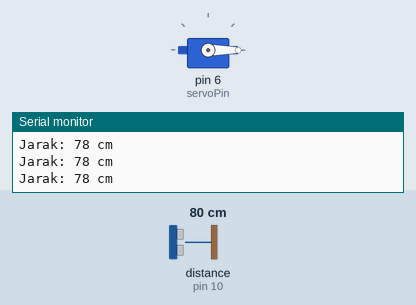
Recording of a sketch running on a simulated Arduino Uno, built with avr-gcc and run on an emulated ATmega328P. Shown: servo, the last lines printed to the serial monitor. Wiring (inferred from the names in the program): ultrasonic range finder: trigger pin 9; echo pin 10. The inputs (shaded band) are chosen by the test bench; at power-on: distance to the obstacle (sensor on pin 10) 80 cm. The echo pulse lasts 58.3 µs per cm.

Above: at 1.2 s.
1.3 s: distance to the obstacle (sensor on pin 10) set to 32 cm
2.8 s: distance to the obstacle (sensor on pin 10) set to 27 cm
At 3.9 s:
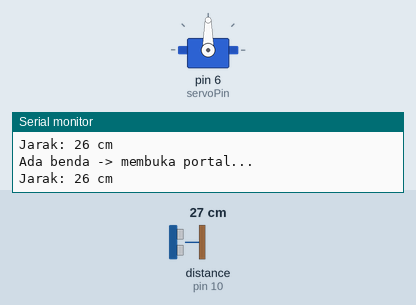
5.0 s: distance to the obstacle (sensor on pin 10) set to 35 cm
At 5.63 s:
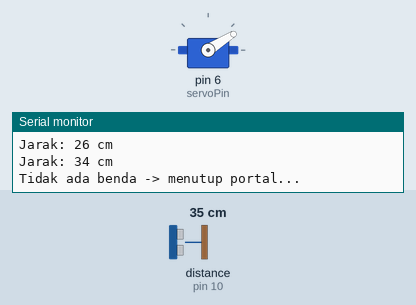
6.6 s: distance to the obstacle (sensor on pin 10) set to 2 cm
At 6.84 s:
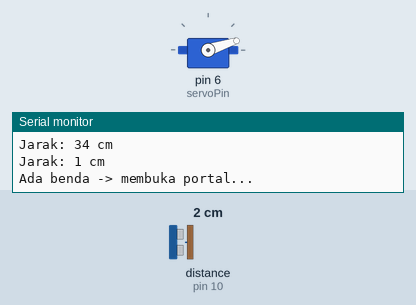
8.8 s: distance to the obstacle (sensor on pin 10) set to 60 cm
At 9.14 s:
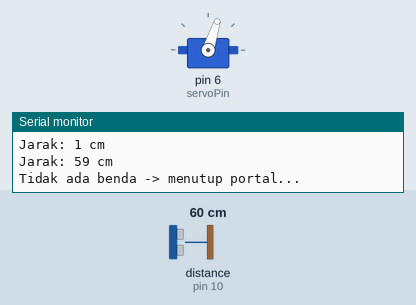
Timing chart, 0 to 11.8 s (numbered marks = the images above; inputs shaded):
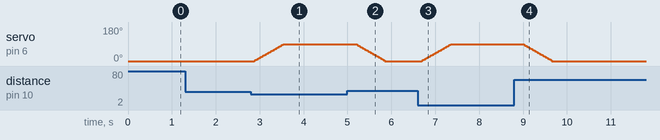

Measured:
- the behaviour switches between 31 and 30 cm on distance to the obstacle (sensor on pin 10) (found by bisection; images 0 and 1)
- after the input at 2.8 s, servo on pin 6 (servoPin): moves from 0° to 90° over 0.66 s, starting after 0.07 s
- after the input at 5.0 s, servo on pin 6 (servoPin): moves from 90° to 0° over 0.66 s, starting after 0.19 s
- after the input at 6.6 s, servo on pin 6 (servoPin): moves from 0° to 90° over 0.66 s, starting after 0.09 s
- after the input at 8.8 s, servo on pin 6 (servoPin): moves from 90° to 0° over 0.66 s, starting after 0.19 s

The sketch:

portal_otomatis.ino
```cpp
#include <Servo.h>

Servo myServo;

const int trigPin = 9;
const int echoPin = 10;
const int servoPin = 6;

const int openAngle = 90;
const int closeAngle = 0;
const int threshold = 30;
const int moveDelay = 15;
const int checkDelay = 200;

bool isOpen = false;

void setup() {
  Serial.begin(9600);
  myServo.attach(servoPin);
  pinMode(trigPin, OUTPUT);
  pinMode(echoPin, INPUT);
  myServo.write(closeAngle);
}

long readDistance() {
  digitalWrite(trigPin, LOW);
  delayMicroseconds(2);
  digitalWrite(trigPin, HIGH);
  delayMicroseconds(10);
  digitalWrite(trigPin, LOW);
  long duration = pulseIn(echoPin, HIGH, 30000);
  long distance = duration * 0.034 / 2;
  return distance;
}

void openGate() {
  for (int pos = closeAngle; pos <= openAngle; pos += 2) {
    myServo.write(pos);
    delay(moveDelay);
  }
  isOpen = true;
}

void closeGate() {
  for (int pos = openAngle; pos >= closeAngle; pos -= 2) {
    myServo.write(pos);
    delay(moveDelay);
  }
  isOpen = false;
}

void loop() {
  long distance = readDistance();
  Serial.print("Jarak: ");
  Serial.print(distance);
  Serial.println(" cm");

  if (distance > 0 && distance < threshold && !isOpen) {
    Serial.println("Ada benda -> membuka portal...");
    openGate();
  }
  else if ((distance >= threshold || distance == 0) && isOpen) {
    Serial.println("Tidak ada benda -> menutup portal...");
    closeGate();
  }

  delay(checkDelay);
}
```
